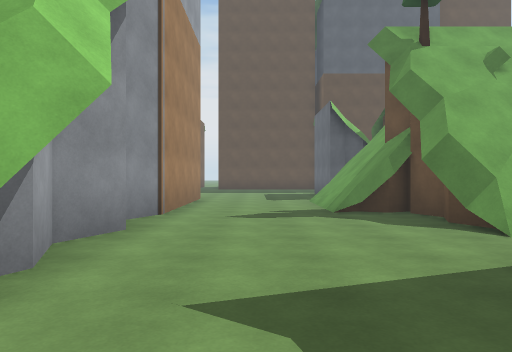
View 1 (above)

24 first-person views from a walk through a scene from a Unity 3-D project. The camera is 1.4 m above the floor, looks level and sees 70° across. The floor is counted in squares, 2 m on a side. Each view is taken from the middle of a square. On the plan, view 1 faces up. The plan holds only what a view shows up to about 11 squares ahead; the rest is blank. The place goes on beyond the plan. The player is left out.

View 2
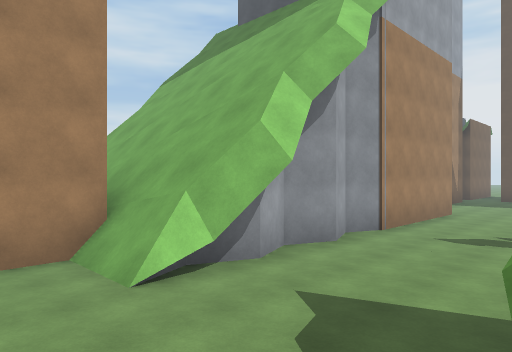

View 3
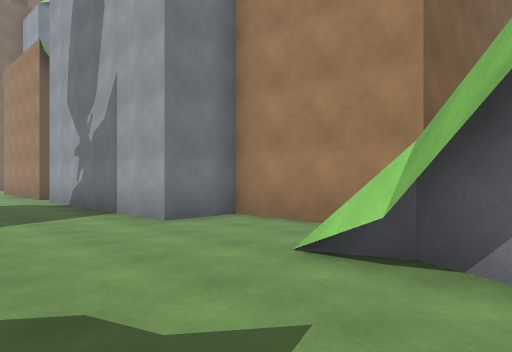

View 4
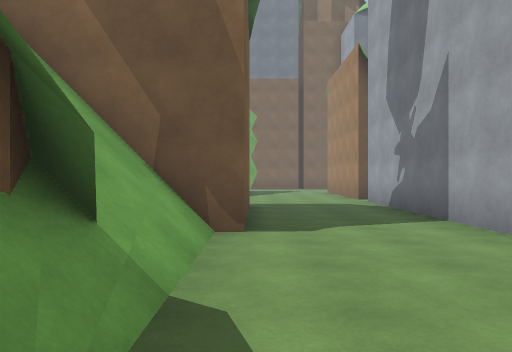

View 5
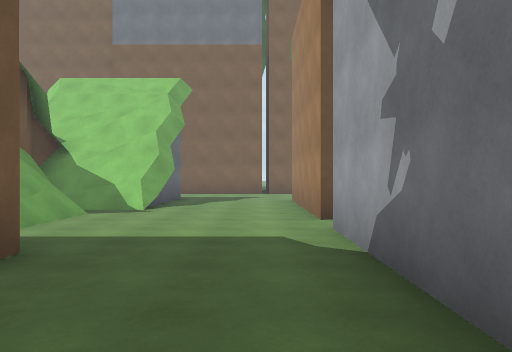

View 6
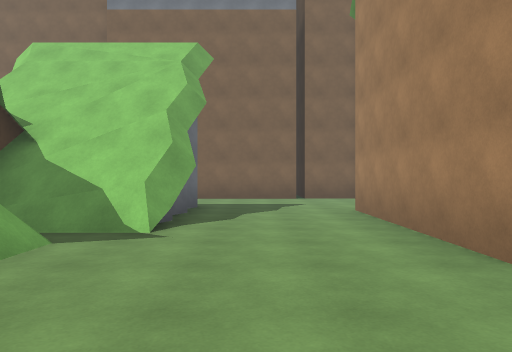

View 7
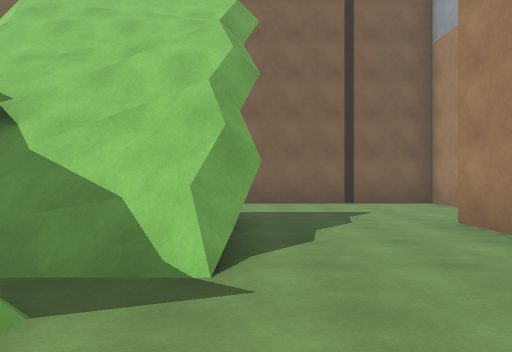

View 8
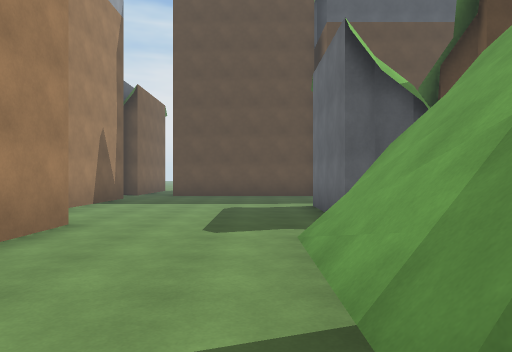

View 9
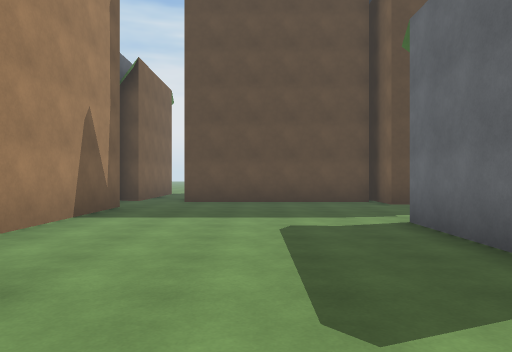

View 10
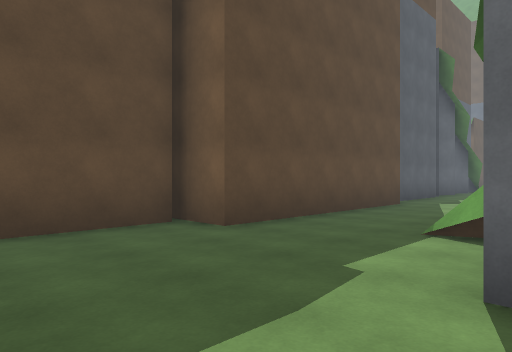

View 11
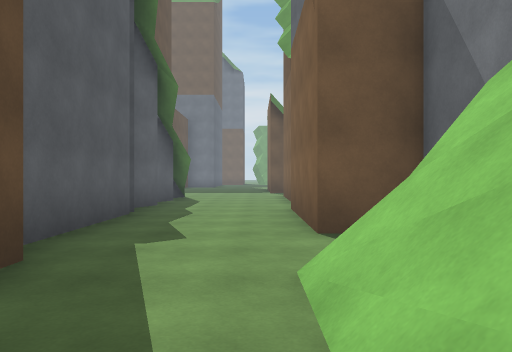

View 12
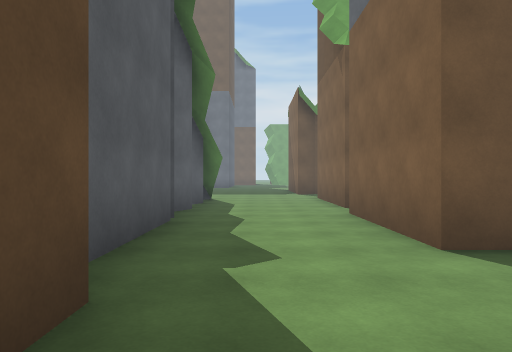

View 13
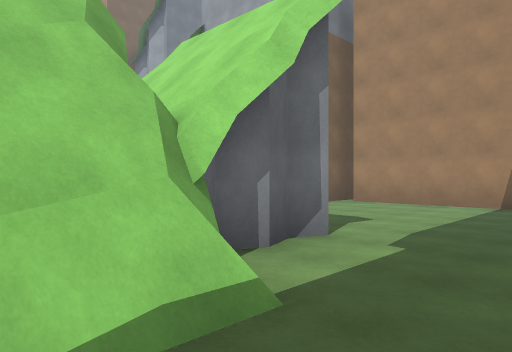

View 14
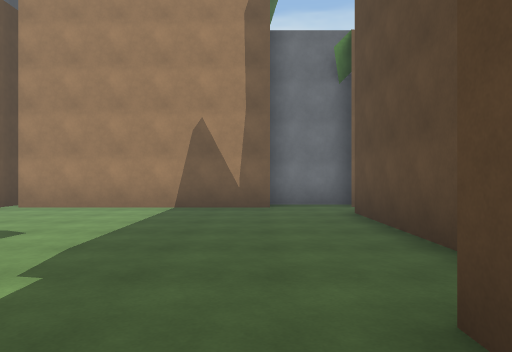

View 15
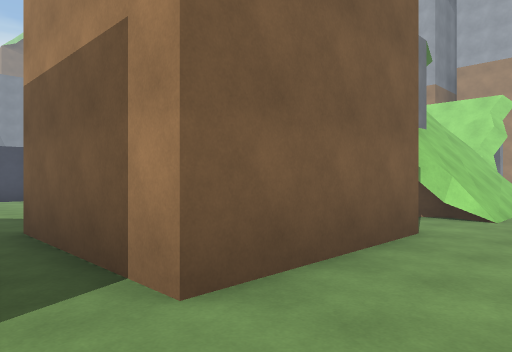

View 16
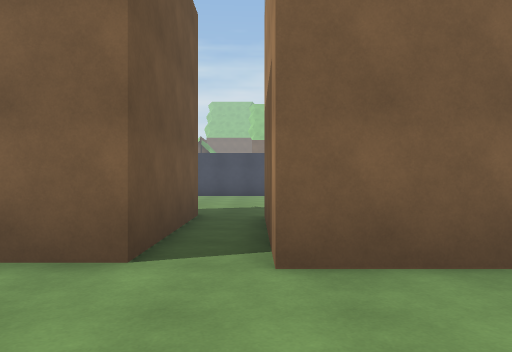

View 17
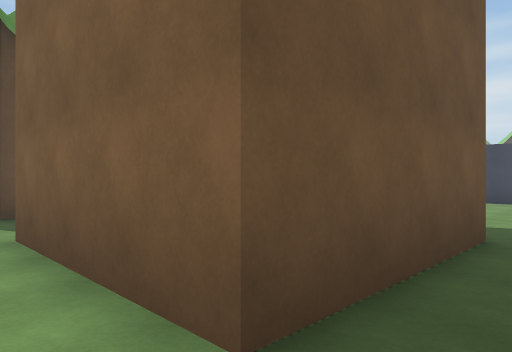

View 18
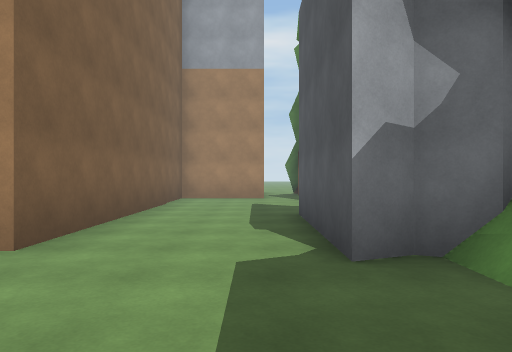

View 19
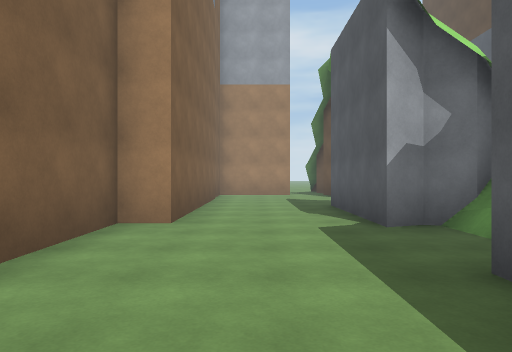

View 20
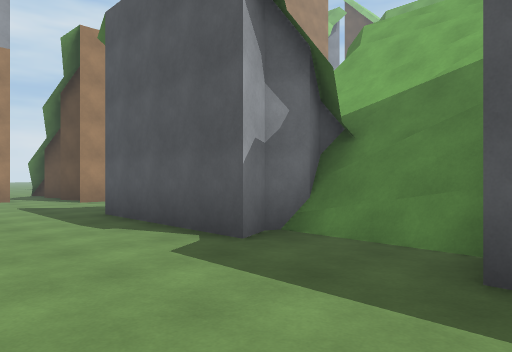

View 21
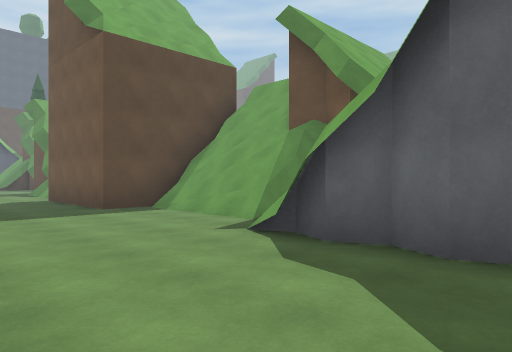

View 22
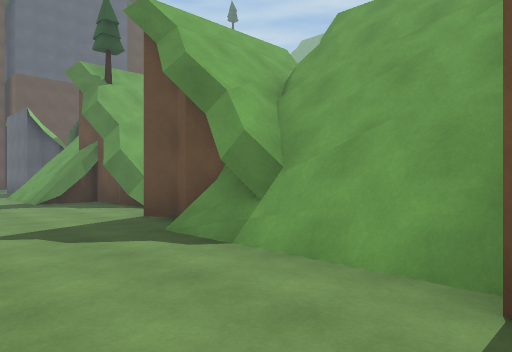

View 23
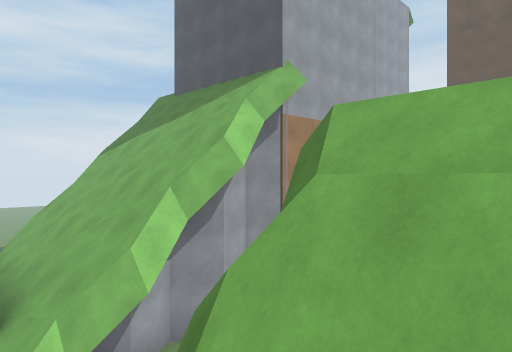

View 24
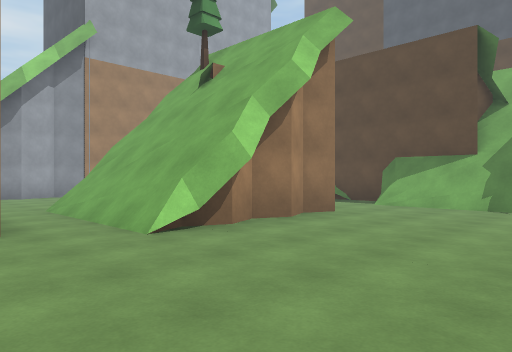

### Floor plan
Key: @ floor where view 1 was taken; # wall or solid block; x gap in a wall; . floor; / step, stairs or slope; = window, fence, low wall or low ledge; v drop or lower ground; O other object.
Columns run from 7 left of view 1 to 18 right of it. Each row starts with its distance up from view 1.
 20    #.     #
 19    #.#######    #####/
 18    #.......######.......#.
 17    ##.....................
 16     #.....................
 15     #.......////#.###OOOOO
 14     #.....##////  #  OO
 13     #.....#v/        OO
 12     #.....##/////    OO
 11    ###.....O..=//    ..
 10      #...OO  .....  ...
  9      #...    .....  ....
  8      #... OO//#...  ....
  7  #####...OO=O/v...  ....
  6  ////#....x///#...  .  .
  5 //////....#///#....##  #
  4 /////#.............
  3 //////..../ #.....
  2 /////#...v///v .. .
  1    #//...#/=
  0    #...@.///
 -1    #.....///
 -2    ###...///
 -3      #..#OOO
 -4      #..#
 -5      #..#
 -6      #..#OOO#
 -7      #.../
 -8      #.../
 -9      #.../ //
-10      #.../OO/
-11      #..///x///
-12      #..#//##//
-13    //#..////#//
-14    ......///#..O
-15    #.............
-16    #..............
-17    #.............
-18    ############

Positions as (right, up) in squares from view 1, and headings:
1: (0, 0), facing up
2: (2, -1), facing up-left
3: (1, 3), facing down-left
4: (1, 2), facing down
5: (-1, -3), facing down
6: (0, -6), facing down
7: (1, -8), facing down
8: (1, 6), facing up
9: (0, 9), facing up
10: (0, 14), facing up-right
11: (6, 16), facing right
12: (7, 17), facing right
13: (6, 17), facing down-left
14: (5, 17), facing left
15: (15, 17), facing down-left
16: (14, 18), facing down
17: (14, 16), facing down-right
18: (8, -15), facing left
19: (10, -16), facing left
20: (8, -17), facing up-left
21: (-2, -14), facing up-right
22: (-1, -3), facing up-right
23: (4, 0), facing up-left
24: (11, 2), facing up-left
